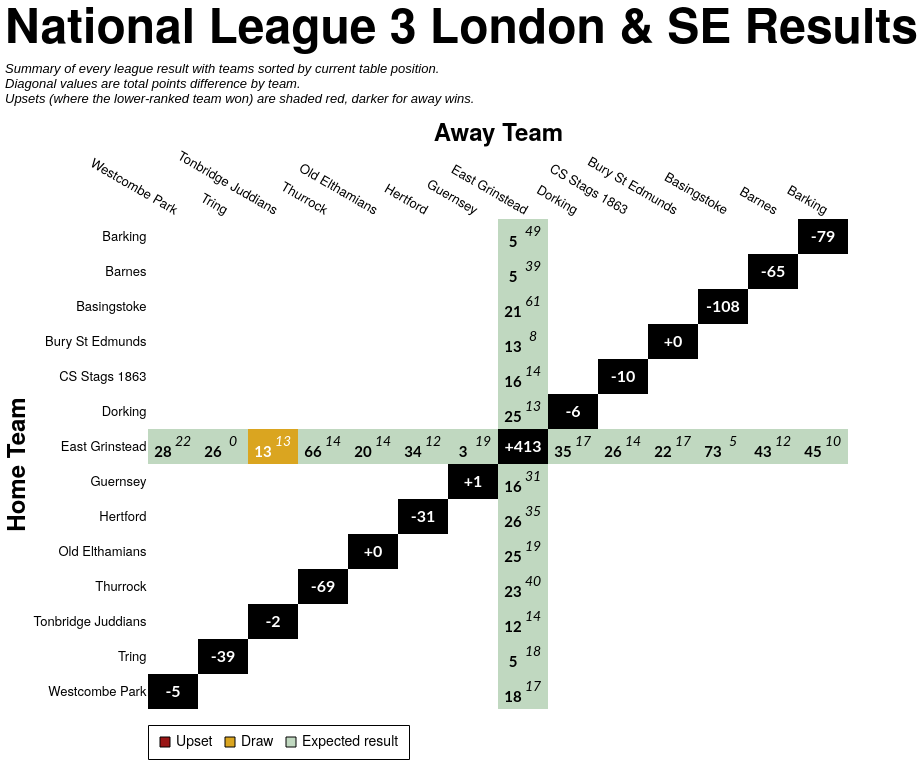

Vega-Lite specification for this chart:
### Vega-Lite specification from a JSON file in a GitHub repository (floating-point values rounded to 4 significant figures; data arrays with more than 128 entries replaced by an {"elided": "..."} marker saying what was removed)
{"config": {"axis": {"labelFont": "PT Sans Narrow, Helvetica Neue, Helvetica, Arial, sans-serif", "titleFont": "PT Sans Narrow, Helvetica Neue, Helvetica, Arial, sans-serif", "labelFontSize": 13, "titleFontSize": 24, "gridColor": "#202947", "gridOpacity": 0.2, "zindex": 1}, "text": {"font": "Lato, sans-serif"}, "bar": {"cornerRadiusEnd": 5}, "header": {"labelFont": "PT Sans Narrow, Helvetica Neue, Helvetica, Arial, sans-serif", "titleFont": "PT Sans Narrow, Helvetica Neue, Helvetica, Arial, sans-serif", "labelFontSize": 24, "titleFontSize": 28, "labelFontWeight": "bold", "orient": "left"}, "legend": {"labelFont": "PT Sans Narrow, Helvetica Neue, Helvetica, Arial, sans-serif", "titleFont": "PT Sans Narrow, Helvetica Neue, Helvetica, Arial, sans-serif", "labelFontSize": 14, "titleFontSize": 16, "titlePadding": 5, "fillColor": "white", "strokeColor": "black", "padding": 10, "titleFontWeight": "lighter", "titleFontStyle": "italic", "titleColor": "gray", "offset": 10}, "title": {"font": "PT Sans Narrow, Helvetica Neue, Helvetica, Arial, sans-serif", "fontSize": 48, "fontWeight": "bold", "anchor": "start", "align": "center", "titlePadding": 20, "subtitlePadding": 10, "subtitleFontSize": 13, "subtitleColor": "", "subtitleFontStyle": "italic", "offset": 15, "color": "black"}, "axisX": {"labelAngle": 0}, "facet": {"title": null, "header": null, "align": {"row": "each", "column": "each"}, "spacing": 10}, "resolve": {"scale": {"y": "independent", "facet": "independent"}}, "background": "transparent", "scale": {"offsetBandPaddingOuter": 0.2, "offsetBandPaddingInner": 0.1}, "view": {"stroke": null, "background": "transparent"}}, "layer": [{"data": {"name": "data-7be37b0770fd743cabe58bd362f65706"}, "mark": {"type": "rect"}, "encoding": {"color": {"field": "unexpected_result", "legend": {"labelExpr": "datum.value === 'Upset (Away Win)' ? 'Upset' : datum.value", "labelLimit": 220, "offset": 16, "orient": "bottom", "symbolStrokeColor": "black", "symbolStrokeWidth": 1, "values": ["Upset (Away Win)", "Draw", "Expected result"]}, "scale": {"domain": ["Expected result", "Upset (Home Win)", "Upset (Away Win)", "Draw", "To be played", "N/A"], "range": ["#146f1444", "#991515bb", "#991515", "goldenrod", "white", "black"]}, "title": null, "type": "nominal"}, "opacity": {"condition": {"test": "datum.home_team == param_23['home_team'] || datum.away_team == param_23['home_team'] || !isValid(param_23['home_team'])", "value": 1.0}, "value": 0.1}, "tooltip": [{"field": "home_team", "title": "Home", "type": "nominal"}, {"field": "away_team", "title": "Away", "type": "nominal"}, {"field": "home_score_text", "title": "Home Score", "type": "nominal"}, {"field": "away_score_text", "title": "Away Score", "type": "nominal"}, {"field": "result", "title": "Result", "type": "nominal"}, {"field": "unexpected_result", "title": "Unexpectedness", "type": "nominal"}, {"field": "date", "format": "%d %b %Y", "title": "Date", "type": "temporal"}], "x": {"axis": {"domain": false, "grid": false, "labelAngle": 30, "orient": "top", "ticks": false}, "field": "away_team", "sort": ["Westcombe Park", "Tring", "Tonbridge Juddians", "Thurrock", "Old Elthamians", "Hertford", "Guernsey", "East Grinstead", "Dorking", "CS Stags 1863", "Bury St Edmunds", "Basingstoke", "Barnes", "Barking"], "title": "Away Team", "type": "nominal"}, "y": {"axis": {"domain": false, "grid": false, "ticks": false}, "field": "home_team", "sort": ["Barking", "Barnes", "Basingstoke", "Bury St Edmunds", "CS Stags 1863", "Dorking", "East Grinstead", "Guernsey", "Hertford", "Old Elthamians", "Thurrock", "Tonbridge Juddians", "Tring", "Westcombe Park"], "title": "Home Team", "type": "nominal"}}, "name": "view_20"}, {"data": {"name": "data-7be37b0770fd743cabe58bd362f65706"}, "mark": {"type": "text", "fontStyle": "italic", "size": 14, "xOffset": 10, "yOffset": -5}, "encoding": {"color": {"condition": {"test": "(datum.home_team == param_23['home_team'] || datum.away_team == param_23['home_team'] || !isValid(param_23['home_team'])) && datum.unexpected_result == 'Expected result'", "value": "black"}, "value": "white"}, "text": {"field": "away_score_text", "type": "nominal"}, "x": {"field": "away_team", "sort": ["Westcombe Park", "Tring", "Tonbridge Juddians", "Thurrock", "Old Elthamians", "Hertford", "Guernsey", "East Grinstead", "Dorking", "CS Stags 1863", "Bury St Edmunds", "Basingstoke", "Barnes", "Barking"], "type": "nominal"}, "y": {"field": "home_team", "sort": ["Barking", "Barnes", "Basingstoke", "Bury St Edmunds", "CS Stags 1863", "Dorking", "East Grinstead", "Guernsey", "Hertford", "Old Elthamians", "Thurrock", "Tonbridge Juddians", "Tring", "Westcombe Park"], "type": "nominal"}}, "transform": [{"filter": "datum.away_score_text != '' && datum.away_score_text != 'WO'"}]}, {"data": {"name": "data-7be37b0770fd743cabe58bd362f65706"}, "mark": {"type": "text", "size": 12, "xOffset": 10, "yOffset": -5}, "encoding": {"color": {"condition": {"test": "(datum.home_team == param_23['home_team'] || datum.away_team == param_23['home_team'] || !isValid(param_23['home_team'])) && datum.unexpected_result == 'Expected result'", "value": "black"}, "value": "white"}, "text": {"field": "away_score_text", "type": "nominal"}, "x": {"field": "away_team", "sort": ["Westcombe Park", "Tring", "Tonbridge Juddians", "Thurrock", "Old Elthamians", "Hertford", "Guernsey", "East Grinstead", "Dorking", "CS Stags 1863", "Bury St Edmunds", "Basingstoke", "Barnes", "Barking"], "type": "nominal"}, "y": {"field": "home_team", "sort": ["Barking", "Barnes", "Basingstoke", "Bury St Edmunds", "CS Stags 1863", "Dorking", "East Grinstead", "Guernsey", "Hertford", "Old Elthamians", "Thurrock", "Tonbridge Juddians", "Tring", "Westcombe Park"], "type": "nominal"}}, "transform": [{"filter": "datum.away_score_text == 'WO'"}]}, {"data": {"name": "data-7be37b0770fd743cabe58bd362f65706"}, "mark": {"type": "text", "fontWeight": "bold", "size": 15, "xOffset": -10, "yOffset": 5}, "encoding": {"color": {"condition": {"test": "(datum.home_team == param_23['home_team'] || datum.away_team == param_23['home_team'] || !isValid(param_23['home_team'])) && datum.unexpected_result == 'Expected result'", "value": "black"}, "value": "white"}, "text": {"field": "home_score_text", "type": "nominal"}, "x": {"field": "away_team", "sort": ["Westcombe Park", "Tring", "Tonbridge Juddians", "Thurrock", "Old Elthamians", "Hertford", "Guernsey", "East Grinstead", "Dorking", "CS Stags 1863", "Bury St Edmunds", "Basingstoke", "Barnes", "Barking"], "type": "nominal"}, "y": {"field": "home_team", "sort": ["Barking", "Barnes", "Basingstoke", "Bury St Edmunds", "CS Stags 1863", "Dorking", "East Grinstead", "Guernsey", "Hertford", "Old Elthamians", "Thurrock", "Tonbridge Juddians", "Tring", "Westcombe Park"], "type": "nominal"}}, "transform": [{"filter": "datum.home_score_text != '' && datum.home_score_text != 'WO'"}]}, {"data": {"name": "data-7be37b0770fd743cabe58bd362f65706"}, "mark": {"type": "text", "size": 12, "xOffset": -10, "yOffset": 5}, "encoding": {"color": {"condition": {"test": "(datum.home_team == param_23['home_team'] || datum.away_team == param_23['home_team'] || !isValid(param_23['home_team'])) && datum.unexpected_result == 'Expected result'", "value": "black"}, "value": "white"}, "text": {"field": "home_score_text", "type": "nominal"}, "x": {"field": "away_team", "sort": ["Westcombe Park", "Tring", "Tonbridge Juddians", "Thurrock", "Old Elthamians", "Hertford", "Guernsey", "East Grinstead", "Dorking", "CS Stags 1863", "Bury St Edmunds", "Basingstoke", "Barnes", "Barking"], "type": "nominal"}, "y": {"field": "home_team", "sort": ["Barking", "Barnes", "Basingstoke", "Bury St Edmunds", "CS Stags 1863", "Dorking", "East Grinstead", "Guernsey", "Hertford", "Old Elthamians", "Thurrock", "Tonbridge Juddians", "Tring", "Westcombe Park"], "type": "nominal"}}, "transform": [{"filter": "datum.home_score_text == 'WO'"}]}, {"data": {"name": "data-f1503bf1d6f0a7d7ada794b2ef8763ff"}, "mark": {"type": "text", "color": "white", "fontWeight": "bold", "size": 16}, "encoding": {"text": {"field": "display_text", "type": "nominal"}, "tooltip": [{"field": "home_team", "title": "Team", "type": "nominal"}, {"field": "display_text", "title": "Points Difference", "type": "nominal"}], "x": {"field": "away_team", "sort": ["Westcombe Park", "Tring", "Tonbridge Juddians", "Thurrock", "Old Elthamians", "Hertford", "Guernsey", "East Grinstead", "Dorking", "CS Stags 1863", "Bury St Edmunds", "Basingstoke", "Barnes", "Barking"], "type": "nominal"}, "y": {"field": "home_team", "sort": ["Barking", "Barnes", "Basingstoke", "Bury St Edmunds", "CS Stags 1863", "Dorking", "East Grinstead", "Guernsey", "Hertford", "Old Elthamians", "Thurrock", "Tonbridge Juddians", "Tring", "Westcombe Park"], "type": "nominal"}}}], "height": {"step": 35}, "params": [{"name": "param_23", "select": {"type": "point", "clear": "dblclick", "fields": ["home_team"], "on": "click"}, "value": null, "views": ["view_20"]}], "title": {"text": "National League 3 London & SE Results", "subtitle": ["Summary of every league result with teams sorted by current table position.", "Diagonal values are total points difference by team.", "Upsets (where the lower-ranked team won) are shaded red, darker for away wins."]}, "width": {"step": 50}, "$schema": "https://vega.github.io/schema/vega-lite/v5.20.1.json", "datasets": {"data-7be37b0770fd743cabe58bd362f65706": {"elided": "196 records"}, "data-f1503bf1d6f0a7d7ada794b2ef8763ff": [{"home_team": "Barking", "away_team": "Barking", "match_id": null, "date": "", "home_score": null, "away_score": null, "home_walkover": null, "away_walkover": null, "result": "N/A", "home_score_text": "", "away_score_text": "", "wo_result": "", "score_text": "", "display_text": "-79", "is_diagonal": true, "result_simple": "N/A", "unexpected_result": "N/A", "unexpected_opacity": 1.0}, {"home_team": "Barnes", "away_team": "Barnes", "match_id": null, "date": "", "home_score": null, "away_score": null, "home_walkover": null, "away_walkover": null, "result": "N/A", "home_score_text": "", "away_score_text": "", "wo_result": "", "score_text": "", "display_text": "-65", "is_diagonal": true, "result_simple": "N/A", "unexpected_result": "N/A", "unexpected_opacity": 1.0}, {"home_team": "Basingstoke", "away_team": "Basingstoke", "match_id": null, "date": "", "home_score": null, "away_score": null, "home_walkover": null, "away_walkover": null, "result": "N/A", "home_score_text": "", "away_score_text": "", "wo_result": "", "score_text": "", "display_text": "-108", "is_diagonal": true, "result_simple": "N/A", "unexpected_result": "N/A", "unexpected_opacity": 1.0}, {"home_team": "Bury St Edmunds", "away_team": "Bury St Edmunds", "match_id": null, "date": "", "home_score": null, "away_score": null, "home_walkover": null, "away_walkover": null, "result": "N/A", "home_score_text": "", "away_score_text": "", "wo_result": "", "score_text": "", "display_text": "+0", "is_diagonal": true, "result_simple": "N/A", "unexpected_result": "N/A", "unexpected_opacity": 1.0}, {"home_team": "CS Stags 1863", "away_team": "CS Stags 1863", "match_id": null, "date": "", "home_score": null, "away_score": null, "home_walkover": null, "away_walkover": null, "result": "N/A", "home_score_text": "", "away_score_text": "", "wo_result": "", "score_text": "", "display_text": "-10", "is_diagonal": true, "result_simple": "N/A", "unexpected_result": "N/A", "unexpected_opacity": 1.0}, {"home_team": "Dorking", "away_team": "Dorking", "match_id": null, "date": "", "home_score": null, "away_score": null, "home_walkover": null, "away_walkover": null, "result": "N/A", "home_score_text": "", "away_score_text": "", "wo_result": "", "score_text": "", "display_text": "-6", "is_diagonal": true, "result_simple": "N/A", "unexpected_result": "N/A", "unexpected_opacity": 1.0}, {"home_team": "East Grinstead", "away_team": "East Grinstead", "match_id": null, "date": "", "home_score": null, "away_score": null, "home_walkover": null, "away_walkover": null, "result": "N/A", "home_score_text": "", "away_score_text": "", "wo_result": "", "score_text": "", "display_text": "+413", "is_diagonal": true, "result_simple": "N/A", "unexpected_result": "N/A", "unexpected_opacity": 1.0}, {"home_team": "Guernsey", "away_team": "Guernsey", "match_id": null, "date": "", "home_score": null, "away_score": null, "home_walkover": null, "away_walkover": null, "result": "N/A", "home_score_text": "", "away_score_text": "", "wo_result": "", "score_text": "", "display_text": "+1", "is_diagonal": true, "result_simple": "N/A", "unexpected_result": "N/A", "unexpected_opacity": 1.0}, {"home_team": "Hertford", "away_team": "Hertford", "match_id": null, "date": "", "home_score": null, "away_score": null, "home_walkover": null, "away_walkover": null, "result": "N/A", "home_score_text": "", "away_score_text": "", "wo_result": "", "score_text": "", "display_text": "-31", "is_diagonal": true, "result_simple": "N/A", "unexpected_result": "N/A", "unexpected_opacity": 1.0}, {"home_team": "Old Elthamians", "away_team": "Old Elthamians", "match_id": null, "date": "", "home_score": null, "away_score": null, "home_walkover": null, "away_walkover": null, "result": "N/A", "home_score_text": "", "away_score_text": "", "wo_result": "", "score_text": "", "display_text": "+0", "is_diagonal": true, "result_simple": "N/A", "unexpected_result": "N/A", "unexpected_opacity": 1.0}, {"home_team": "Thurrock", "away_team": "Thurrock", "match_id": null, "date": "", "home_score": null, "away_score": null, "home_walkover": null, "away_walkover": null, "result": "N/A", "home_score_text": "", "away_score_text": "", "wo_result": "", "score_text": "", "display_text": "-69", "is_diagonal": true, "result_simple": "N/A", "unexpected_result": "N/A", "unexpected_opacity": 1.0}, {"home_team": "Tonbridge Juddians", "away_team": "Tonbridge Juddians", "match_id": null, "date": "", "home_score": null, "away_score": null, "home_walkover": null, "away_walkover": null, "result": "N/A", "home_score_text": "", "away_score_text": "", "wo_result": "", "score_text": "", "display_text": "-2", "is_diagonal": true, "result_simple": "N/A", "unexpected_result": "N/A", "unexpected_opacity": 1.0}, {"home_team": "Tring", "away_team": "Tring", "match_id": null, "date": "", "home_score": null, "away_score": null, "home_walkover": null, "away_walkover": null, "result": "N/A", "home_score_text": "", "away_score_text": "", "wo_result": "", "score_text": "", "display_text": "-39", "is_diagonal": true, "result_simple": "N/A", "unexpected_result": "N/A", "unexpected_opacity": 1.0}, {"home_team": "Westcombe Park", "away_team": "Westcombe Park", "match_id": null, "date": "", "home_score": null, "away_score": null, "home_walkover": null, "away_walkover": null, "result": "N/A", "home_score_text": "", "away_score_text": "", "wo_result": "", "score_text": "", "display_text": "-5", "is_diagonal": true, "result_simple": "N/A", "unexpected_result": "N/A", "unexpected_opacity": 1.0}]}}
